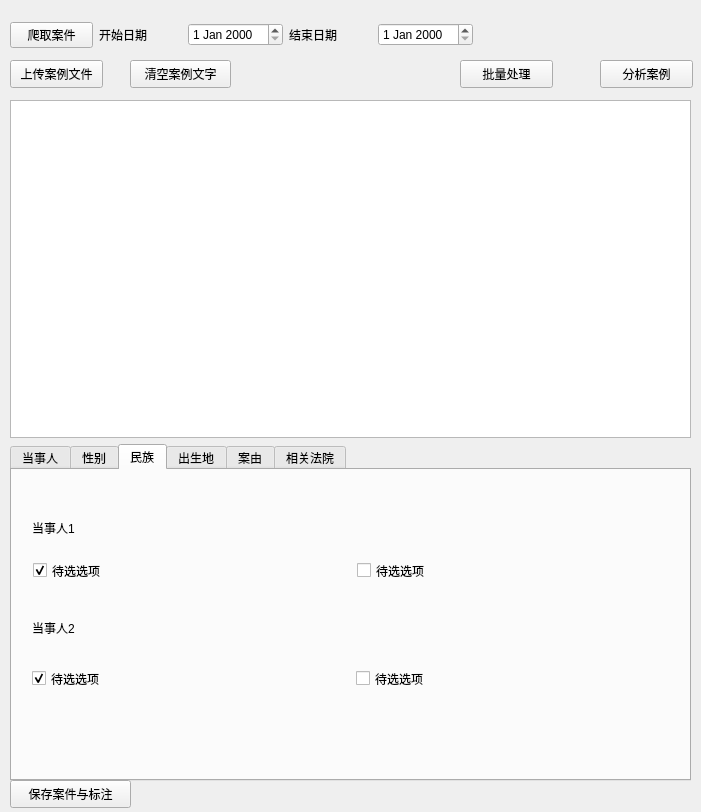
<?xml version="1.0" encoding="UTF-8"?>
<ui version="4.0">
 <class>Form</class>
 <widget class="QWidget" name="Form">
  <property name="geometry">
   <rect>
    <x>0</x>
    <y>0</y>
    <width>701</width>
    <height>812</height>
   </rect>
  </property>
  <property name="windowTitle">
   <string>司法大数据分析</string>
  </property>
  <widget class="QPushButton" name="loadcase_button">
   <property name="geometry">
    <rect>
     <x>10</x>
     <y>60</y>
     <width>93</width>
     <height>28</height>
    </rect>
   </property>
   <property name="text">
    <string>上传案例文件</string>
   </property>
  </widget>
  <widget class="QPushButton" name="clear_button">
   <property name="geometry">
    <rect>
     <x>130</x>
     <y>60</y>
     <width>101</width>
     <height>28</height>
    </rect>
   </property>
   <property name="text">
    <string>清空案例文字</string>
   </property>
  </widget>
  <widget class="QPushButton" name="save_button">
   <property name="geometry">
    <rect>
     <x>10</x>
     <y>780</y>
     <width>121</width>
     <height>28</height>
    </rect>
   </property>
   <property name="text">
    <string>保存案件与标注</string>
   </property>
  </widget>
  <widget class="QWidget" name="layoutWidget">
   <property name="geometry">
    <rect>
     <x>10</x>
     <y>100</y>
     <width>681</width>
     <height>681</height>
    </rect>
   </property>
   <layout class="QVBoxLayout" name="verticalLayout">
    <item>
     <widget class="QPlainTextEdit" name="casetext_edit">
      <property name="plainText">
       <string/>
      </property>
      <property name="placeholderText">
       <string>请输入案件信息</string>
      </property>
     </widget>
    </item>
    <item>
     <widget class="QTabWidget" name="tabWidget">
      <property name="currentIndex">
       <number>2</number>
      </property>
      <widget class="QWidget" name="party_tab">
       <attribute name="title">
        <string>当事人</string>
       </attribute>
       <widget class="QWidget" name="layoutWidget">
        <property name="geometry">
         <rect>
          <x>10</x>
          <y>48</y>
          <width>591</width>
          <height>241</height>
         </rect>
        </property>
        <layout class="QVBoxLayout" name="verticalLayout_3">
         <item>
          <widget class="QCheckBox" name="party_choice1">
           <property name="text">
            <string>待选选项</string>
           </property>
           <property name="checked">
            <bool>true</bool>
           </property>
           <attribute name="buttonGroup">
            <string notr="true">party_group</string>
           </attribute>
          </widget>
         </item>
         <item>
          <widget class="QCheckBox" name="party_choice2">
           <property name="text">
            <string>待选选项</string>
           </property>
           <property name="checked">
            <bool>false</bool>
           </property>
           <attribute name="buttonGroup">
            <string notr="true">party_group</string>
           </attribute>
          </widget>
         </item>
         <item>
          <widget class="QCheckBox" name="party_choice3">
           <property name="text">
            <string>待选选项</string>
           </property>
           <attribute name="buttonGroup">
            <string notr="true">party_group</string>
           </attribute>
          </widget>
         </item>
         <item>
          <widget class="QCheckBox" name="party_choice4">
           <property name="text">
            <string>待选选项</string>
           </property>
           <attribute name="buttonGroup">
            <string notr="true">party_group</string>
           </attribute>
          </widget>
         </item>
        </layout>
       </widget>
      </widget>
      <widget class="QWidget" name="gender_tab">
       <attribute name="title">
        <string>性别</string>
       </attribute>
       <widget class="QLabel" name="label_3">
        <property name="geometry">
         <rect>
          <x>20</x>
          <y>40</y>
          <width>72</width>
          <height>15</height>
         </rect>
        </property>
        <property name="text">
         <string>当事人1</string>
        </property>
       </widget>
       <widget class="QLabel" name="label_4">
        <property name="geometry">
         <rect>
          <x>20</x>
          <y>140</y>
          <width>72</width>
          <height>15</height>
         </rect>
        </property>
        <property name="text">
         <string>当事人2</string>
        </property>
       </widget>
       <widget class="QWidget" name="layoutWidget">
        <property name="geometry">
         <rect>
          <x>21</x>
          <y>80</y>
          <width>281</width>
          <height>21</height>
         </rect>
        </property>
        <layout class="QHBoxLayout" name="horizontalLayout_2">
         <item>
          <widget class="QCheckBox" name="boy_choice1">
           <property name="text">
            <string>男</string>
           </property>
           <property name="checked">
            <bool>true</bool>
           </property>
           <attribute name="buttonGroup">
            <string notr="true">gender_group1</string>
           </attribute>
          </widget>
         </item>
         <item>
          <widget class="QCheckBox" name="girl_choice1">
           <property name="text">
            <string>女</string>
           </property>
           <attribute name="buttonGroup">
            <string notr="true">gender_group1</string>
           </attribute>
          </widget>
         </item>
        </layout>
       </widget>
       <widget class="QWidget" name="layoutWidget">
        <property name="geometry">
         <rect>
          <x>20</x>
          <y>200</y>
          <width>271</width>
          <height>21</height>
         </rect>
        </property>
        <layout class="QHBoxLayout" name="horizontalLayout_6">
         <item>
          <widget class="QCheckBox" name="boy_choice2">
           <property name="text">
            <string>男</string>
           </property>
           <property name="checked">
            <bool>true</bool>
           </property>
           <attribute name="buttonGroup">
            <string notr="true">gender_group2</string>
           </attribute>
          </widget>
         </item>
         <item>
          <widget class="QCheckBox" name="girl_choice2">
           <property name="text">
            <string>女</string>
           </property>
           <property name="checked">
            <bool>false</bool>
           </property>
           <attribute name="buttonGroup">
            <string notr="true">gender_group2</string>
           </attribute>
          </widget>
         </item>
        </layout>
       </widget>
      </widget>
      <widget class="QWidget" name="nation_tab">
       <attribute name="title">
        <string>民族</string>
       </attribute>
       <widget class="QLabel" name="label_11">
        <property name="geometry">
         <rect>
          <x>20</x>
          <y>50</y>
          <width>72</width>
          <height>15</height>
         </rect>
        </property>
        <property name="text">
         <string>当事人1</string>
        </property>
       </widget>
       <widget class="QLabel" name="label_12">
        <property name="geometry">
         <rect>
          <x>20</x>
          <y>150</y>
          <width>72</width>
          <height>15</height>
         </rect>
        </property>
        <property name="text">
         <string>当事人2</string>
        </property>
       </widget>
       <widget class="QWidget" name="">
        <property name="geometry">
         <rect>
          <x>21</x>
          <y>90</y>
          <width>641</width>
          <height>21</height>
         </rect>
        </property>
        <layout class="QHBoxLayout" name="horizontalLayout_3">
         <item>
          <widget class="QCheckBox" name="nation_choice1">
           <property name="text">
            <string>待选选项</string>
           </property>
           <property name="checked">
            <bool>true</bool>
           </property>
           <attribute name="buttonGroup">
            <string notr="true">nation_group1</string>
           </attribute>
          </widget>
         </item>
         <item>
          <widget class="QCheckBox" name="nation_choice2">
           <property name="text">
            <string>待选选项</string>
           </property>
           <attribute name="buttonGroup">
            <string notr="true">nation_group1</string>
           </attribute>
          </widget>
         </item>
        </layout>
       </widget>
       <widget class="QWidget" name="">
        <property name="geometry">
         <rect>
          <x>20</x>
          <y>198</y>
          <width>641</width>
          <height>21</height>
         </rect>
        </property>
        <layout class="QHBoxLayout" name="horizontalLayout_4">
         <item>
          <widget class="QCheckBox" name="nation_choice12">
           <property name="text">
            <string>待选选项</string>
           </property>
           <property name="checked">
            <bool>true</bool>
           </property>
           <attribute name="buttonGroup">
            <string notr="true">nation_group2</string>
           </attribute>
          </widget>
         </item>
         <item>
          <widget class="QCheckBox" name="nation_choice22">
           <property name="text">
            <string>待选选项</string>
           </property>
           <attribute name="buttonGroup">
            <string notr="true">nation_group2</string>
           </attribute>
          </widget>
         </item>
        </layout>
       </widget>
      </widget>
      <widget class="QWidget" name="birthplace_tab">
       <attribute name="title">
        <string>出生地</string>
       </attribute>
       <widget class="QLabel" name="label_13">
        <property name="geometry">
         <rect>
          <x>20</x>
          <y>30</y>
          <width>72</width>
          <height>15</height>
         </rect>
        </property>
        <property name="text">
         <string>当事人1</string>
        </property>
       </widget>
       <widget class="QLabel" name="label_14">
        <property name="geometry">
         <rect>
          <x>20</x>
          <y>160</y>
          <width>72</width>
          <height>15</height>
         </rect>
        </property>
        <property name="text">
         <string>当事人2</string>
        </property>
       </widget>
       <widget class="QWidget" name="">
        <property name="geometry">
         <rect>
          <x>40</x>
          <y>60</y>
          <width>601</width>
          <height>101</height>
         </rect>
        </property>
        <layout class="QVBoxLayout" name="verticalLayout_4">
         <item>
          <widget class="QCheckBox" name="birthplace_choice1">
           <property name="text">
            <string>待选选项</string>
           </property>
           <property name="checked">
            <bool>true</bool>
           </property>
           <attribute name="buttonGroup">
            <string notr="true">birthplace_group1</string>
           </attribute>
          </widget>
         </item>
         <item>
          <widget class="QCheckBox" name="birthplace_choice2">
           <property name="text">
            <string>待选选项</string>
           </property>
           <attribute name="buttonGroup">
            <string notr="true">birthplace_group1</string>
           </attribute>
          </widget>
         </item>
        </layout>
       </widget>
       <widget class="QWidget" name="">
        <property name="geometry">
         <rect>
          <x>40</x>
          <y>190</y>
          <width>601</width>
          <height>101</height>
         </rect>
        </property>
        <layout class="QVBoxLayout" name="verticalLayout_5">
         <item>
          <widget class="QCheckBox" name="birthplace_choice12">
           <property name="text">
            <string>待选选项</string>
           </property>
           <property name="checked">
            <bool>true</bool>
           </property>
           <attribute name="buttonGroup">
            <string notr="true">birthplace_group2</string>
           </attribute>
          </widget>
         </item>
         <item>
          <widget class="QCheckBox" name="birthplace_choice22">
           <property name="text">
            <string>待选选项</string>
           </property>
           <attribute name="buttonGroup">
            <string notr="true">birthplace_group2</string>
           </attribute>
          </widget>
         </item>
        </layout>
       </widget>
      </widget>
      <widget class="QWidget" name="cause_tab">
       <attribute name="title">
        <string>案由</string>
       </attribute>
       <widget class="QWidget" name="layoutWidget">
        <property name="geometry">
         <rect>
          <x>20</x>
          <y>50</y>
          <width>481</width>
          <height>231</height>
         </rect>
        </property>
        <layout class="QVBoxLayout" name="verticalLayout_17">
         <item>
          <widget class="QCheckBox" name="cause_choice1">
           <property name="text">
            <string>待选选项</string>
           </property>
           <property name="checked">
            <bool>true</bool>
           </property>
           <attribute name="buttonGroup">
            <string notr="true">cause_group</string>
           </attribute>
          </widget>
         </item>
         <item>
          <widget class="QCheckBox" name="cause_choice2">
           <property name="text">
            <string>待选选项</string>
           </property>
           <attribute name="buttonGroup">
            <string notr="true">cause_group</string>
           </attribute>
          </widget>
         </item>
         <item>
          <widget class="QCheckBox" name="cause_choice3">
           <property name="text">
            <string>待选选项</string>
           </property>
           <attribute name="buttonGroup">
            <string notr="true">cause_group</string>
           </attribute>
          </widget>
         </item>
         <item>
          <widget class="QCheckBox" name="cause_choice4">
           <property name="text">
            <string>待选选项</string>
           </property>
           <attribute name="buttonGroup">
            <string notr="true">cause_group</string>
           </attribute>
          </widget>
         </item>
        </layout>
       </widget>
      </widget>
      <widget class="QWidget" name="court_tab">
       <attribute name="title">
        <string>相关法院</string>
       </attribute>
       <widget class="QWidget" name="layoutWidget">
        <property name="geometry">
         <rect>
          <x>20</x>
          <y>40</y>
          <width>611</width>
          <height>251</height>
         </rect>
        </property>
        <layout class="QVBoxLayout" name="verticalLayout_2">
         <item>
          <widget class="QCheckBox" name="court_choice1">
           <property name="text">
            <string>待选选项</string>
           </property>
           <attribute name="buttonGroup">
            <string notr="true">court_group</string>
           </attribute>
          </widget>
         </item>
         <item>
          <widget class="QCheckBox" name="court_choice3">
           <property name="text">
            <string>待选选项</string>
           </property>
           <attribute name="buttonGroup">
            <string notr="true">court_group</string>
           </attribute>
          </widget>
         </item>
         <item>
          <widget class="QCheckBox" name="court_choice2">
           <property name="text">
            <string>待选选项</string>
           </property>
           <attribute name="buttonGroup">
            <string notr="true">court_group</string>
           </attribute>
          </widget>
         </item>
         <item>
          <widget class="QCheckBox" name="court_choice4">
           <property name="text">
            <string>待选选项</string>
           </property>
           <attribute name="buttonGroup">
            <string notr="true">court_group</string>
           </attribute>
          </widget>
         </item>
        </layout>
       </widget>
      </widget>
     </widget>
    </item>
   </layout>
  </widget>
  <widget class="QWidget" name="layoutWidget">
   <property name="geometry">
    <rect>
     <x>10</x>
     <y>20</y>
     <width>463</width>
     <height>30</height>
    </rect>
   </property>
   <layout class="QHBoxLayout" name="horizontalLayout">
    <item>
     <widget class="QPushButton" name="findcase_button">
      <property name="text">
       <string>爬取案件</string>
      </property>
     </widget>
    </item>
    <item>
     <widget class="QLabel" name="label">
      <property name="text">
       <string>开始日期</string>
      </property>
      <property name="textFormat">
       <enum>Qt::AutoText</enum>
      </property>
     </widget>
    </item>
    <item>
     <widget class="QDateEdit" name="startdate"/>
    </item>
    <item>
     <widget class="QLabel" name="label_2">
      <property name="text">
       <string>结束日期</string>
      </property>
     </widget>
    </item>
    <item>
     <widget class="QDateEdit" name="enddate"/>
    </item>
   </layout>
  </widget>
  <widget class="QPushButton" name="analyse_button">
   <property name="geometry">
    <rect>
     <x>600</x>
     <y>60</y>
     <width>93</width>
     <height>28</height>
    </rect>
   </property>
   <property name="text">
    <string>分析案例</string>
   </property>
  </widget>
  <widget class="QPushButton" name="batchprocess_button">
   <property name="geometry">
    <rect>
     <x>460</x>
     <y>60</y>
     <width>93</width>
     <height>28</height>
    </rect>
   </property>
   <property name="text">
    <string>批量处理</string>
   </property>
  </widget>
  <zorder>layoutWidget</zorder>
  <zorder>layoutWidget</zorder>
  <zorder>loadcase_button</zorder>
  <zorder>clear_button</zorder>
  <zorder>save_button</zorder>
  <zorder>analyse_button</zorder>
  <zorder>batchprocess_button</zorder>
 </widget>
 <resources/>
 <connections/>
 <buttongroups>
  <buttongroup name="gender_group2"/>
  <buttongroup name="nation_group2"/>
  <buttongroup name="birthplace_group2"/>
  <buttongroup name="party_group">
   <property name="exclusive">
    <bool>false</bool>
   </property>
  </buttongroup>
  <buttongroup name="nation_group1"/>
  <buttongroup name="gender_group1"/>
  <buttongroup name="birthplace_group1">
   <property name="exclusive">
    <bool>true</bool>
   </property>
  </buttongroup>
  <buttongroup name="court_group">
   <property name="exclusive">
    <bool>false</bool>
   </property>
  </buttongroup>
  <buttongroup name="cause_group">
   <property name="exclusive">
    <bool>false</bool>
   </property>
  </buttongroup>
 </buttongroups>
</ui>
